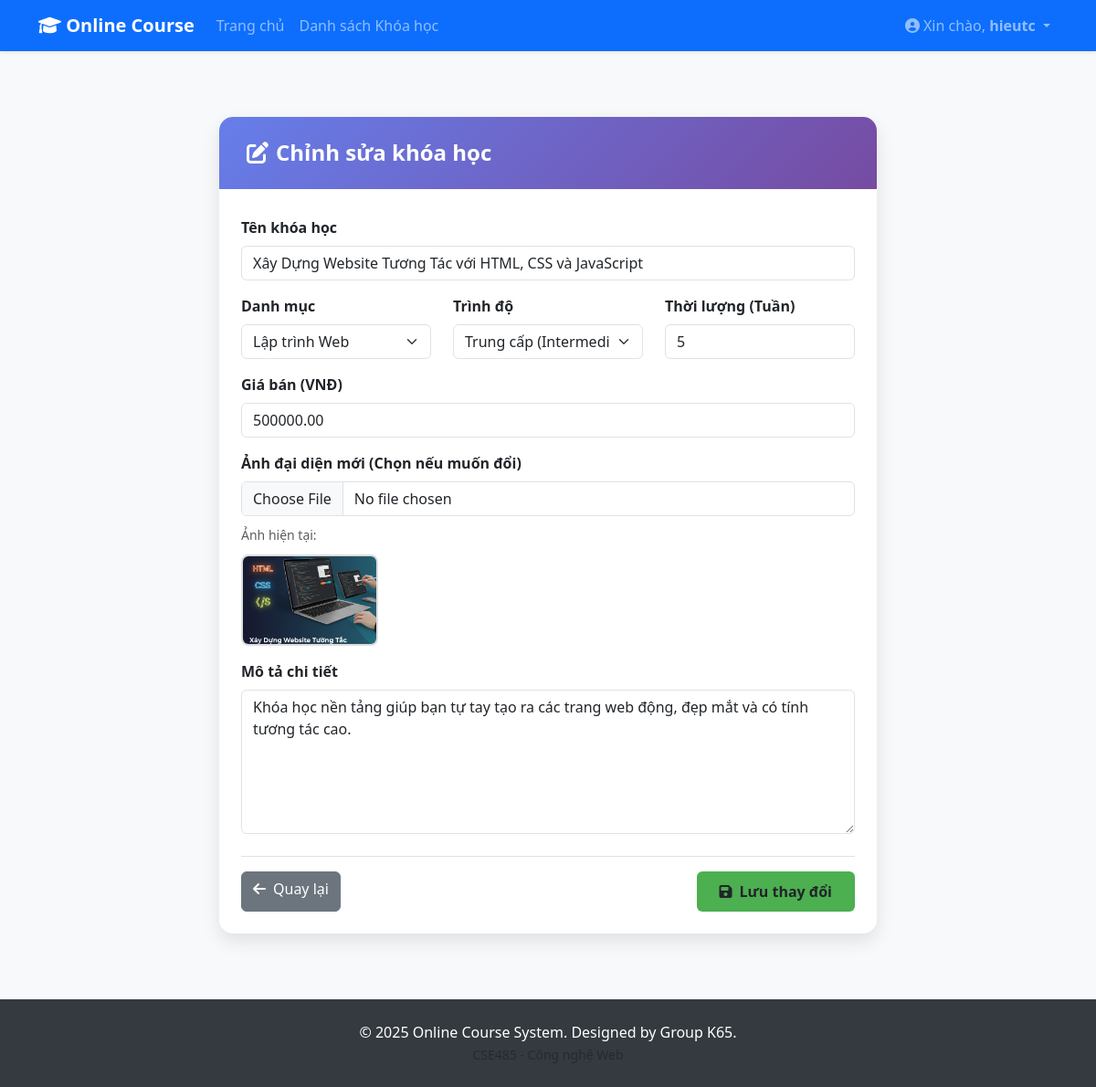
Page /index.php?controller=instructor&action=edit&id=1 (signed in) on the committed database.
### tables this page shows
CREATE TABLE `courses` (
  `id` int(11) NOT NULL,
  `title` varchar(255) NOT NULL,
  `description` text DEFAULT NULL,
  `instructor_id` int(11) DEFAULT NULL,
  `category_id` int(11) DEFAULT NULL,
  `price` decimal(10,2) DEFAULT 0.00,
  `duration_weeks` int(11) DEFAULT NULL,
  `level` varchar(50) DEFAULT NULL COMMENT 'Beginner, Intermediate, Advanced',
  `image` varchar(255) DEFAULT NULL,
  `created_at` datetime DEFAULT current_timestamp(),
  `updated_at` datetime DEFAULT current_timestamp() ON UPDATE current_timestamp(),
  `status` varchar(20) DEFAULT 'pending'
);

CREATE TABLE `categories` (
  `id` int(11) NOT NULL,
  `name` varchar(255) NOT NULL,
  `description` text DEFAULT NULL,
  `created_at` datetime DEFAULT current_timestamp()
);

### config/Database.php (called while the page is built, shortened)
<?php
class Database {
    private $host = 'localhost';
    private $db_name = 'onlinecourse';
    private $username = 'root';
    private $password = '';
    private $port = '3306';
    public function connect() {
        $this->conn = null;
        try {
            $dsn = "mysql:host=" . $this->host . ";port=" . $this->port . ";dbname=" . $this->db_name . ";charset=utf8mb4";
            $this->conn = new PDO($dsn, $this->username, $this->password);
            $this->conn->setAttribute(PDO::ATTR_ERRMODE, PDO::ERRMODE_EXCEPTION);
            $this->conn->setAttribute(PDO::ATTR_DEFAULT_FETCH_MODE, PDO::FETCH_ASSOC);
        } catch(PDOException $e) {
            echo "Lỗi kết nối: " . $e->getMessage();
        }
        return $this->conn;
    }
}
?>

### models/Course.php (called while the page is built, shortened)
<?php
class Course {
    private $conn;
    private $table = 'courses';
    public function __construct($db) {
        $this->conn = $db;
    }
    public function getCourseById($id) {
        $query = "SELECT c.*, u.fullname as instructor_name, cat.name as category_name
                  FROM " . $this->table . " c
                  LEFT JOIN users u ON c.instructor_id = u.id
                  LEFT JOIN categories cat ON c.category_id = cat.id
                  WHERE c.id = :id LIMIT 1";
        $stmt = $this->conn->prepare($query);
        $stmt->bindParam(':id', $id);
        $stmt->execute();
        return $stmt->fetch(PDO::FETCH_ASSOC);
    }
}
?>

### views/instructor/course/edit.php (the view, shortened to what this page needs)
<?php include 'views/layouts/header.php'; ?>
<div class="container py-5">
    <div class="row justify-content-center">
        <div class="col-lg-8">
            <div class="edit-form-container">
                <div class="form-header-gradient">
                    <h4 class="mb-0"><i class="fas fa-edit me-2"></i>Chỉnh sửa khóa học</h4>
                </div>
                <div class="card-body px-4 pb-4">
                    <form action="index.php?controller=instructor&action=edit&id=<?php echo $course['id']; ?>" method="POST" enctype="multipart/form-data">
                        <div class="mb-3">
                            <label class="form-label fw-bold">Tên khóa học</label>
                            <input type="text" name="title" class="form-control" required value="<?php echo htmlspecialchars($course['title']); ?>">
                        </div>
                        <div class="row">
                            <div class="col-md-4 mb-3">
                                <label class="form-label fw-bold">Danh mục</label>
                                <select name="category_id" class="form-select">
                                    <?php foreach ($categories as $cat): ?>
                                        <option value="<?php echo $cat['id']; ?>" <?php echo ($cat['id'] == $course['category_id']) ? 'selected' : ''; ?>>
                                            <?php echo htmlspecialchars($cat['name']); ?>
                                        </option>
                                    <?php endforeach; ?>
                                </select>
                            </div>
                            <div class="col-md-4 mb-3">
                                <label class="form-label fw-bold">Trình độ</label>
                                <select name="level" class="form-select">
                                    <option value="Intermediate" <?php echo ($course['level'] == 'Intermediate') ? 'selected' : ''; ?>>Trung cấp (Intermediate)</option>
                                </select>
                            </div>
                            <div class="col-md-4 mb-3">
                                <label class="form-label fw-bold">Thời lượng (Tuần)</label>
                                <input type="number"
                                       name="duration_weeks"
                                       class="form-control"
                                       value="<?php echo htmlspecialchars($course['duration_weeks'] ?? 4); ?>"
                                       min="1"
                                       required>
                            </div>
                        </div>
                        <div class="mb-3">
                            <label class="form-label fw-bold">Giá bán (VNĐ)</label>
                            <input type="number" name="price" class="form-control" value="<?php echo $course['price']; ?>" min="0">
                        </div>
                        <div class="mb-3">
                            <label class="form-label fw-bold">Ảnh đại diện mới (Chọn nếu muốn đổi)</label>
                            <input type="file" name="image" class="form-control">
                            <?php if (!empty($course['image'])): ?>
                                <div class="mt-2">
                                    <small class="text-muted">Ảnh hiện tại:</small><br>
                                    <img src="/onlinecourse/assets/uploads/courses/<?php echo $course['image']; ?>"
                                         alt="Current Image"
                                         class="current-image-preview">
                                </div>
                            <?php endif; ?>
                        </div>
                        <div class="mb-4">
                            <label class="form-label fw-bold">Mô tả chi tiết</label>
                            <textarea name="description" class="form-control" rows="6"><?php echo htmlspecialchars($course['description']); ?></textarea>
                        </div>
                        <div class="d-flex justify-content-between pt-3 border-top">
                            <a href="index.php?controller=instructor&action=dashboard" class="btn btn-secondary">
                                <i class="fas fa-arrow-left me-2"></i>Quay lại
                            </a>
                            <button type="submit" class="btn btn-update-success">
                                <i class="fas fa-save me-2"></i>Lưu thay đổi
                            </button>
                        </div>
                    </form>
                </div>
            </div>
        </div>
    </div>
</div>
<?php include 'views/layouts/footer.php'; ?>

### assets/css/style.css (style rules this page uses)
body { display: flex; flex-direction: column; min-height: 100vh; background-color: #f8f9fa; }

### views/instructor/course/edit.php (style rules this page uses)
.edit-form-container { background: white; border-radius: 15px; box-shadow: 0 8px 20px rgba(0, 0, 0, 0.1); overflow: hidden; }
.form-header-gradient { background: linear-gradient(135deg, #667eea 0%, #764ba2 100%); color: white; padding: 25px 30px; margin-bottom: 30px; }
.form-header-gradient h4 { margin: 0; font-weight: 600; }
.current-image-preview { width: 150px; height: 100px; object-fit: cover; border: 2px solid #ddd; border-radius: 8px; margin-top: 10px; }
.btn-update-success { background: #4CAF50; border: none; transition: all 0.3s ease; padding: 10px 25px; font-weight: 600; }

### rows in the picture
courses: title "Xây Dựng Website Tương Tác với HTML, CSS và JavaScript", category_id "Lập trình Web", level "Trung cấp (Intermediate)", duration_weeks "5", price "500000.00", image (picture), description "Khóa học nền tảng giúp bạn tự tay tạo ra các trang web động, đẹp mắt và có tính tương tác cao."

### other values in the picture
$_SESSION['username'] "hieutc"
